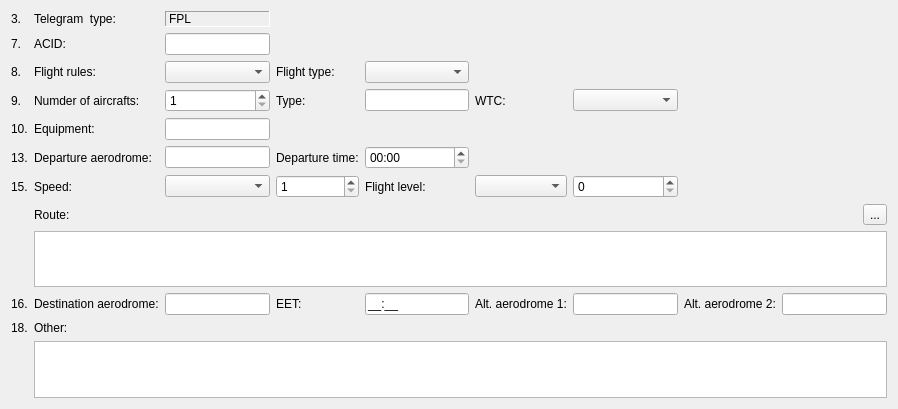
<?xml version="1.0" encoding="UTF-8"?>
<ui version="4.0">
 <class>FplTelegramWidget</class>
 <widget class="QWidget" name="FplTelegramWidget">
  <property name="geometry">
   <rect>
    <x>0</x>
    <y>0</y>
    <width>898</width>
    <height>409</height>
   </rect>
  </property>
  <property name="windowTitle">
   <string>Form</string>
  </property>
  <layout class="QGridLayout" name="gridLayout">
   <item row="3" column="1">
    <widget class="QLabel" name="label_4">
     <property name="text">
      <string>Numder of aircrafts:</string>
     </property>
    </widget>
   </item>
   <item row="1" column="0">
    <widget class="QLabel" name="label_20">
     <property name="text">
      <string>7.</string>
     </property>
    </widget>
   </item>
   <item row="7" column="3">
    <widget class="QSpinBox" name="speed">
     <property name="accelerated">
      <bool>true</bool>
     </property>
     <property name="minimum">
      <number>1</number>
     </property>
     <property name="maximum">
      <number>9999</number>
     </property>
    </widget>
   </item>
   <item row="3" column="4">
    <widget class="QLineEdit" name="aircraftType">
     <property name="maxLength">
      <number>7</number>
     </property>
    </widget>
   </item>
   <item row="3" column="0">
    <widget class="QLabel" name="label_22">
     <property name="text">
      <string>9.</string>
     </property>
    </widget>
   </item>
   <item row="6" column="0">
    <widget class="QLabel" name="label_24">
     <property name="text">
      <string>13.</string>
     </property>
    </widget>
   </item>
   <item row="6" column="1">
    <widget class="QLabel" name="label_6">
     <property name="text">
      <string>Departure aerodrome:</string>
     </property>
    </widget>
   </item>
   <item row="14" column="0">
    <widget class="QLabel" name="label_27">
     <property name="text">
      <string>18.</string>
     </property>
    </widget>
   </item>
   <item row="3" column="2">
    <widget class="QSpinBox" name="numberOfAircrafts">
     <property name="accelerated">
      <bool>true</bool>
     </property>
     <property name="minimum">
      <number>1</number>
     </property>
    </widget>
   </item>
   <item row="0" column="2">
    <widget class="QLabel" name="telegramType">
     <property name="frameShape">
      <enum>QFrame::Panel</enum>
     </property>
     <property name="frameShadow">
      <enum>QFrame::Sunken</enum>
     </property>
     <property name="text">
      <string>FPL</string>
     </property>
    </widget>
   </item>
   <item row="12" column="1">
    <widget class="QLabel" name="label_8">
     <property name="text">
      <string>Destination aerodrome:</string>
     </property>
    </widget>
   </item>
   <item row="3" column="3">
    <widget class="QLabel" name="label_13">
     <property name="text">
      <string>Type:</string>
     </property>
    </widget>
   </item>
   <item row="2" column="0">
    <widget class="QLabel" name="label_21">
     <property name="text">
      <string>8.</string>
     </property>
    </widget>
   </item>
   <item row="12" column="4">
    <widget class="QLineEdit" name="eet">
     <property name="sizePolicy">
      <sizepolicy hsizetype="Preferred" vsizetype="Fixed">
       <horstretch>0</horstretch>
       <verstretch>0</verstretch>
      </sizepolicy>
     </property>
     <property name="inputMask">
      <string>99:99;_</string>
     </property>
    </widget>
   </item>
   <item row="2" column="1">
    <widget class="QLabel" name="label_3">
     <property name="text">
      <string>Flight rules:</string>
     </property>
    </widget>
   </item>
   <item row="2" column="4">
    <widget class="QComboBox" name="flightType"/>
   </item>
   <item row="7" column="0">
    <widget class="QLabel" name="label_25">
     <property name="text">
      <string>15.</string>
     </property>
    </widget>
   </item>
   <item row="14" column="1">
    <widget class="QLabel" name="label_10">
     <property name="text">
      <string>Other:</string>
     </property>
    </widget>
   </item>
   <item row="7" column="2">
    <widget class="QComboBox" name="speedType"/>
   </item>
   <item row="7" column="1">
    <widget class="QLabel" name="label_7">
     <property name="text">
      <string>Speed:</string>
     </property>
    </widget>
   </item>
   <item row="3" column="5">
    <widget class="QLabel" name="label_12">
     <property name="text">
      <string>WTC:</string>
     </property>
    </widget>
   </item>
   <item row="11" column="1" colspan="8">
    <widget class="QTextEdit" name="route">
     <property name="minimumSize">
      <size>
       <width>0</width>
       <height>20</height>
      </size>
     </property>
    </widget>
   </item>
   <item row="15" column="1" colspan="8">
    <widget class="QTextEdit" name="other">
     <property name="minimumSize">
      <size>
       <width>0</width>
       <height>20</height>
      </size>
     </property>
    </widget>
   </item>
   <item row="10" column="8">
    <layout class="QHBoxLayout" name="horizontalLayout">
     <item>
      <spacer name="horizontalSpacer">
       <property name="orientation">
        <enum>Qt::Horizontal</enum>
       </property>
       <property name="sizeHint" stdset="0">
        <size>
         <width>40</width>
         <height>20</height>
        </size>
       </property>
      </spacer>
     </item>
     <item>
      <widget class="QToolButton" name="selectRoute">
       <property name="text">
        <string>...</string>
       </property>
      </widget>
     </item>
    </layout>
   </item>
   <item row="7" column="4">
    <widget class="QLabel" name="label_16">
     <property name="text">
      <string>Flight level:</string>
     </property>
    </widget>
   </item>
   <item row="0" column="1">
    <widget class="QLabel" name="label">
     <property name="text">
      <string>Telegram  type:</string>
     </property>
    </widget>
   </item>
   <item row="2" column="2">
    <widget class="QComboBox" name="flightRules"/>
   </item>
   <item row="2" column="3">
    <widget class="QLabel" name="label_11">
     <property name="text">
      <string>Flight type:</string>
     </property>
    </widget>
   </item>
   <item row="3" column="6">
    <widget class="QComboBox" name="wtc"/>
   </item>
   <item row="0" column="0">
    <widget class="QLabel" name="label_19">
     <property name="text">
      <string>3.</string>
     </property>
    </widget>
   </item>
   <item row="6" column="3">
    <widget class="QLabel" name="label_14">
     <property name="text">
      <string>Departure time:</string>
     </property>
    </widget>
   </item>
   <item row="12" column="3">
    <widget class="QLabel" name="label_15">
     <property name="text">
      <string>EET:</string>
     </property>
    </widget>
   </item>
   <item row="12" column="0">
    <widget class="QLabel" name="label_26">
     <property name="text">
      <string>16.</string>
     </property>
    </widget>
   </item>
   <item row="1" column="2">
    <widget class="QLineEdit" name="acid">
     <property name="maxLength">
      <number>7</number>
     </property>
    </widget>
   </item>
   <item row="5" column="1">
    <widget class="QLabel" name="label_5">
     <property name="text">
      <string>Equipment:</string>
     </property>
    </widget>
   </item>
   <item row="5" column="0">
    <widget class="QLabel" name="label_23">
     <property name="text">
      <string>10.</string>
     </property>
    </widget>
   </item>
   <item row="12" column="5">
    <widget class="QLabel" name="label_17">
     <property name="text">
      <string>Alt. aerodrome 1:</string>
     </property>
    </widget>
   </item>
   <item row="7" column="6">
    <widget class="QSpinBox" name="flightLevel">
     <property name="accelerated">
      <bool>true</bool>
     </property>
     <property name="maximum">
      <number>9999</number>
     </property>
    </widget>
   </item>
   <item row="10" column="1">
    <widget class="QLabel" name="label_9">
     <property name="text">
      <string>Route:</string>
     </property>
    </widget>
   </item>
   <item row="1" column="1">
    <widget class="QLabel" name="label_2">
     <property name="text">
      <string>ACID:</string>
     </property>
    </widget>
   </item>
   <item row="12" column="7">
    <widget class="QLabel" name="label_18">
     <property name="text">
      <string>Alt. aerodrome 2:</string>
     </property>
    </widget>
   </item>
   <item row="6" column="4">
    <widget class="QTimeEdit" name="departureTime">
     <property name="displayFormat">
      <string>HH:mm</string>
     </property>
    </widget>
   </item>
   <item row="7" column="5">
    <widget class="QComboBox" name="flightLevelType"/>
   </item>
   <item row="6" column="2">
    <widget class="QLineEdit" name="adep">
     <property name="maxLength">
      <number>7</number>
     </property>
    </widget>
   </item>
   <item row="5" column="2">
    <widget class="QLineEdit" name="equipment">
     <property name="maxLength">
      <number>7</number>
     </property>
    </widget>
   </item>
   <item row="12" column="2">
    <widget class="QLineEdit" name="ades">
     <property name="maxLength">
      <number>7</number>
     </property>
    </widget>
   </item>
   <item row="12" column="6">
    <widget class="QLineEdit" name="alt1">
     <property name="maxLength">
      <number>7</number>
     </property>
    </widget>
   </item>
   <item row="12" column="8">
    <widget class="QLineEdit" name="alt2">
     <property name="maxLength">
      <number>7</number>
     </property>
    </widget>
   </item>
  </layout>
 </widget>
 <tabstops>
  <tabstop>acid</tabstop>
  <tabstop>flightRules</tabstop>
  <tabstop>flightType</tabstop>
  <tabstop>numberOfAircrafts</tabstop>
  <tabstop>wtc</tabstop>
  <tabstop>departureTime</tabstop>
  <tabstop>speedType</tabstop>
  <tabstop>speed</tabstop>
  <tabstop>flightLevelType</tabstop>
  <tabstop>flightLevel</tabstop>
  <tabstop>selectRoute</tabstop>
  <tabstop>route</tabstop>
  <tabstop>eet</tabstop>
  <tabstop>other</tabstop>
 </tabstops>
 <resources/>
 <connections/>
</ui>
